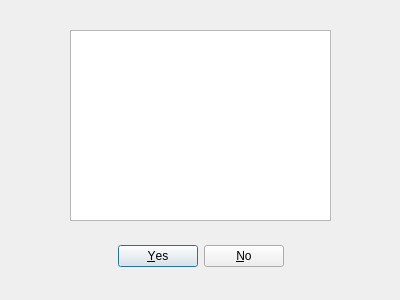
<?xml version="1.0" encoding="UTF-8"?>
<ui version="4.0">
 <class>AskForSave</class>
 <widget class="QDialog" name="AskForSave">
  <property name="geometry">
   <rect>
    <x>0</x>
    <y>0</y>
    <width>400</width>
    <height>300</height>
   </rect>
  </property>
  <property name="windowTitle">
   <string>Save?</string>
  </property>
  <widget class="QDialogButtonBox" name="buttonBox">
   <property name="geometry">
    <rect>
     <x>30</x>
     <y>240</y>
     <width>341</width>
     <height>32</height>
    </rect>
   </property>
   <property name="orientation">
    <enum>Qt::Horizontal</enum>
   </property>
   <property name="standardButtons">
    <set>QDialogButtonBox::No|QDialogButtonBox::Yes</set>
   </property>
   <property name="centerButtons">
    <bool>true</bool>
   </property>
  </widget>
  <widget class="QTextBrowser" name="textBrowser">
   <property name="geometry">
    <rect>
     <x>70</x>
     <y>30</y>
     <width>261</width>
     <height>191</height>
    </rect>
   </property>
  </widget>
 </widget>
 <resources/>
 <connections>
  <connection>
   <sender>buttonBox</sender>
   <signal>accepted()</signal>
   <receiver>AskForSave</receiver>
   <slot>accept()</slot>
   <hints>
    <hint type="sourcelabel">
     <x>248</x>
     <y>254</y>
    </hint>
    <hint type="destinationlabel">
     <x>157</x>
     <y>274</y>
    </hint>
   </hints>
  </connection>
  <connection>
   <sender>buttonBox</sender>
   <signal>rejected()</signal>
   <receiver>AskForSave</receiver>
   <slot>reject()</slot>
   <hints>
    <hint type="sourcelabel">
     <x>316</x>
     <y>260</y>
    </hint>
    <hint type="destinationlabel">
     <x>286</x>
     <y>274</y>
    </hint>
   </hints>
  </connection>
 </connections>
</ui>
